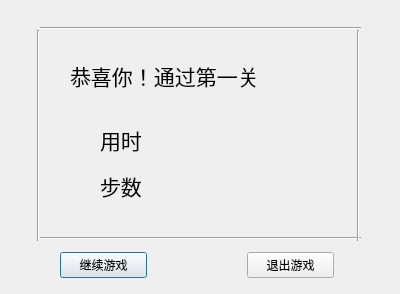
<?xml version="1.0" encoding="UTF-8"?>
<ui version="4.0">
 <class>Dialog</class>
 <widget class="QDialog" name="Dialog">
  <property name="geometry">
   <rect>
    <x>0</x>
    <y>0</y>
    <width>400</width>
    <height>294</height>
   </rect>
  </property>
  <property name="windowTitle">
   <string>闯关成功！</string>
  </property>
  <widget class="Line" name="line_2">
   <property name="geometry">
    <rect>
     <x>40</x>
     <y>230</y>
     <width>321</width>
     <height>16</height>
    </rect>
   </property>
   <property name="orientation">
    <enum>Qt::Horizontal</enum>
   </property>
  </widget>
  <widget class="QWidget" name="layoutWidget">
   <property name="geometry">
    <rect>
     <x>100</x>
     <y>120</y>
     <width>56</width>
     <height>85</height>
    </rect>
   </property>
   <layout class="QVBoxLayout" name="verticalLayout">
    <item>
     <widget class="QLabel" name="useTime">
      <property name="font">
       <font>
        <family>.PingFang SC0</family>
        <pointsize>16</pointsize>
       </font>
      </property>
      <property name="text">
       <string>用时</string>
      </property>
     </widget>
    </item>
    <item>
     <widget class="QLabel" name="useCount">
      <property name="font">
       <font>
        <family>.PingFang SC0</family>
        <pointsize>16</pointsize>
       </font>
      </property>
      <property name="text">
       <string>步数</string>
      </property>
     </widget>
    </item>
   </layout>
  </widget>
  <widget class="QLabel" name="label">
   <property name="geometry">
    <rect>
     <x>70</x>
     <y>50</y>
     <width>241</width>
     <height>51</height>
    </rect>
   </property>
   <property name="font">
    <font>
     <family>.PingFang SC0</family>
     <pointsize>16</pointsize>
    </font>
   </property>
   <property name="text">
    <string>恭喜你！通过第一关</string>
   </property>
  </widget>
  <widget class="QWidget" name="layoutWidget_2">
   <property name="geometry">
    <rect>
     <x>60</x>
     <y>250</y>
     <width>274</width>
     <height>30</height>
    </rect>
   </property>
   <layout class="QGridLayout" name="gridLayout_2">
    <item row="0" column="0">
     <widget class="QPushButton" name="next">
      <property name="text">
       <string>继续游戏</string>
      </property>
     </widget>
    </item>
    <item row="0" column="2">
     <widget class="QPushButton" name="quit">
      <property name="text">
       <string>退出游戏</string>
      </property>
     </widget>
    </item>
    <item row="0" column="1">
     <widget class="QLabel" name="label_2">
      <property name="text">
       <string/>
      </property>
     </widget>
    </item>
   </layout>
  </widget>
  <widget class="Line" name="line">
   <property name="geometry">
    <rect>
     <x>40</x>
     <y>20</y>
     <width>321</width>
     <height>16</height>
    </rect>
   </property>
   <property name="orientation">
    <enum>Qt::Horizontal</enum>
   </property>
  </widget>
  <widget class="Line" name="line_4">
   <property name="geometry">
    <rect>
     <x>350</x>
     <y>30</y>
     <width>16</width>
     <height>211</height>
    </rect>
   </property>
   <property name="orientation">
    <enum>Qt::Vertical</enum>
   </property>
  </widget>
  <widget class="Line" name="line_3">
   <property name="geometry">
    <rect>
     <x>30</x>
     <y>30</y>
     <width>16</width>
     <height>211</height>
    </rect>
   </property>
   <property name="orientation">
    <enum>Qt::Vertical</enum>
   </property>
  </widget>
 </widget>
 <resources/>
 <connections/>
</ui>
